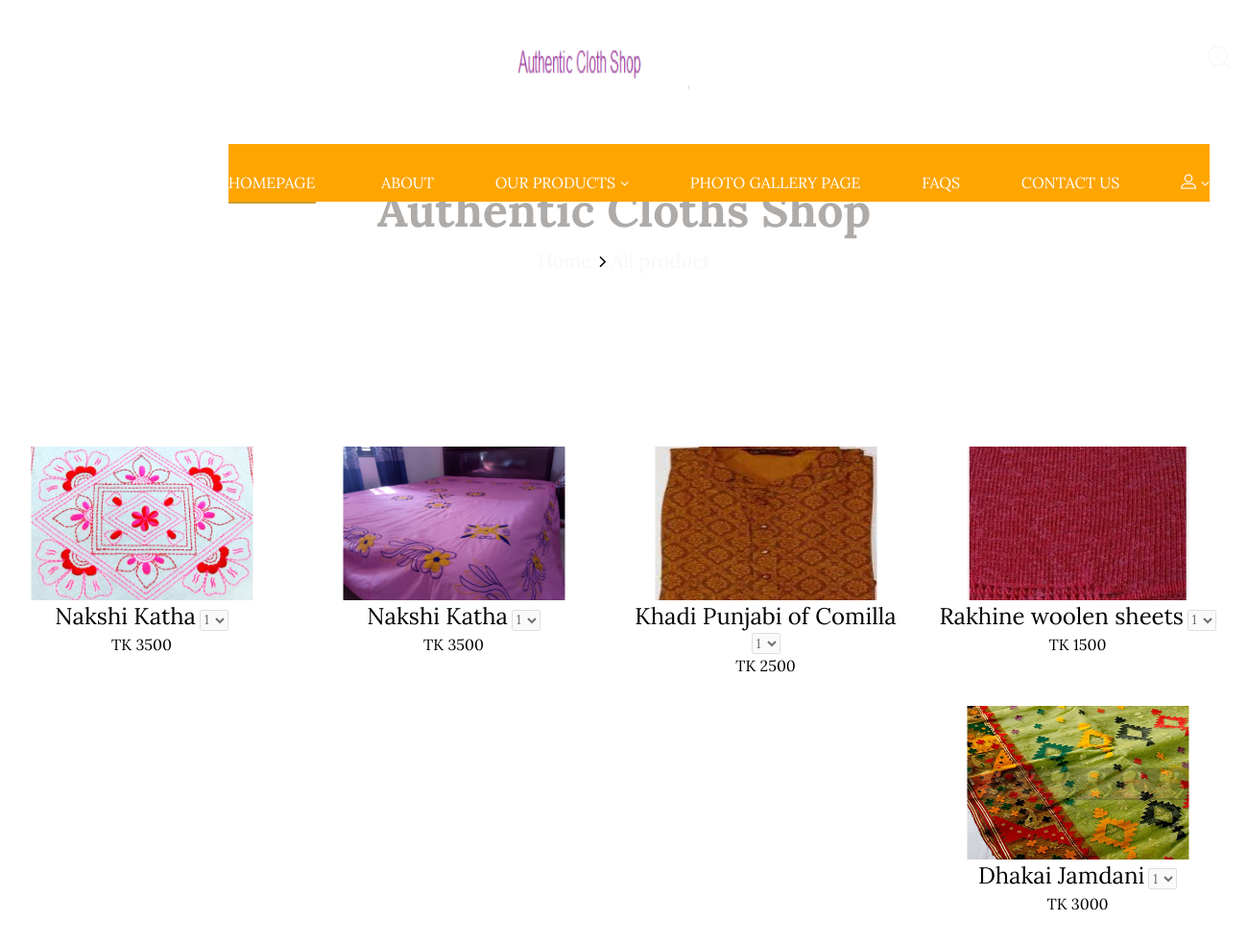
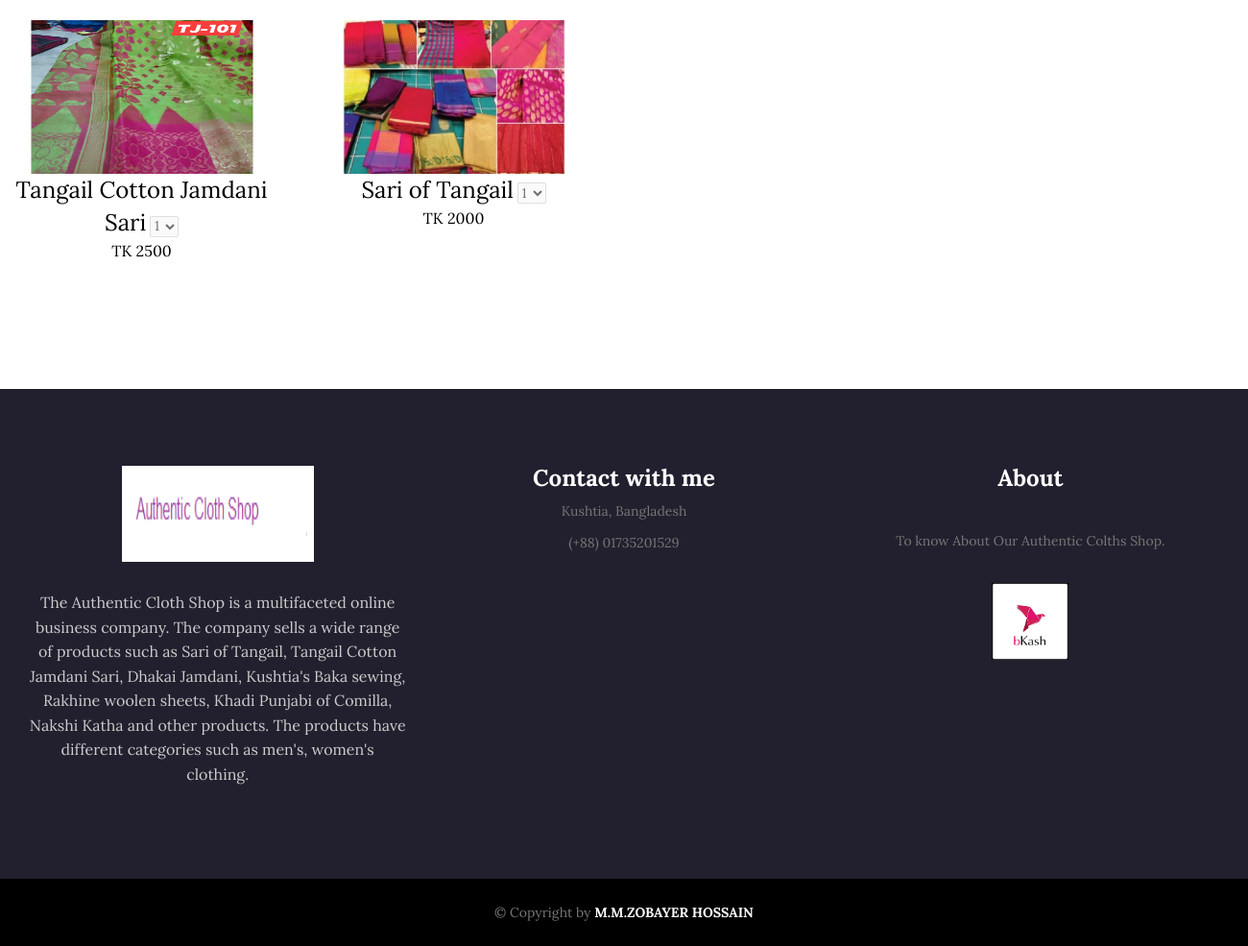
/allproducts.php, run on the app's committed database (2 pictures, top to bottom).
### tables this page shows
CREATE TABLE `product` (
  `id` int(11) NOT NULL,
  `productName` varchar(255) NOT NULL,
  `cat_id` int(11) NOT NULL,
  `colorName` varchar(255) DEFAULT NULL,
  `cityName` varchar(255) DEFAULT NULL,
  `size` varchar(255) DEFAULT NULL,
  `body` text NOT NULL,
  `price` float NOT NULL,
  `qty` int(11) NOT NULL DEFAULT 1,
  `image` varchar(255) DEFAULT NULL,
  `status` varchar(200) NOT NULL
);

### lib/Database.php (called while the page is built, shortened)
<?php
Class Database{
 public $host   = DB_HOST;
 public $user   = DB_USER;
 public $pass   = DB_PASS;
 public $dbname = DB_NAME;
 public $link;
private function connectDB(){
 $this->link = new mysqli($this->host, $this->user, $this->pass,
  $this->dbname);
 }
public function select($query){
  $result = $this->link->query($query) or
   die($this->link->error.__LINE__);
  if($result->num_rows > 0){
    return $result;
  } else {
    return false;
  }
 }
}
?>

### classes/Product.php (called while the page is built, shortened)
<?php
$filepath=realpath(dirname(__FILE__));
include_once ($filepath.'/../lib/Database.php');
 ?>
<?php
class Product{
	private $db;
	public function __construct(){
		$this->db=new Database();
	}
	public function product_rating($id)
	{
		$query="SELECT AVG(rating.rating) avg FROM rating WHERE product_id=$id";
	 	$result=$this->db->select($query);
	 	return $result;
	}
	public function getAllProducts(){
		$query="select * from product where status='active'  order by id DESC";
 	$result=$this->db->select($query);
 	return $result;
	}
}
 ?>

### allproducts.php (the view, shortened to what this page needs)
<?php include("inc/header.php"); ?>
    <div class="ps-hero bg--cover" data-background="admin/upload/back.jpg">
        <div class="ps-hero__content" style="color: #723105;">
            <h1 style="color: #afaba8;"> Authentic Cloths Shop</h1>
            <div class="ps-breadcrumb">
                <ol class="breadcrumb" >
                    <li><a href="index.php" style="color: #f7f7f7; font-size: 20px;">Home</a></li>
                    <li class="active" style="color: #f7f7f7; font-size: 20px;">All product</li>
                </ol>
            </div>
        </div>
    </div>
    <main class="ps-shop">
        <div class="ps-shop__wrapper">
            <div class="ps-shop__banners">
                <div class="row">
                    <div class="col-lg-6 col-md-6 col-sm-12 col-xs-12 ">
                    </div>
                    <div class="col-lg-6 col-md-6 col-sm-12 col-xs-12 ">
                    </div>
                </div>
            </div>
            <div class="ps-row">
                <?php
               $getFpd=$pd-> getAllProducts();
              if ($getFpd) {
                while ($result=$getFpd->fetch_assoc()) {
               ?>
                <div class="ps-column">
                    <div class="ps-product">
                        <div class="ps-product__thumbnail"><img width="210" height="160" src="admin/<?php echo($result['image']); ?>" alt=""><a class="ps-product__overlay" href="details.php?pdId=<?php echo($result['id']); ?>"></a>
                        </div>
                        <div class="ps-product__content"><a class="ps-product__title" href="details.php?pdId=<?php echo($result['id']); ?>"><?php echo($result['productName']); ?></a>
                            <?php
                               $getrt=$pd->product_rating($result['id']);
                                $re=$getrt->fetch_assoc();
                                $rating=$re['avg'];
                               ?>
                            <select class="ps-rating" disabled>
                             <?php
                             for ($i=1; $i <=5 ; $i++) {
                               if ($i<=$rating) {
                              ?>
                                <option value="1" ><?php echo($re['avg']); ?></option>
                                <?php
                              }else{
                                 ?>
                                <option value="<?php echo($i); ?>" ><?php echo($i); ?></option>
                                <?php }} ?>
                            </select>
                            <p class="ps-product__price">TK <?php echo($result['price']); ?></p>
                        </div>
                    </div>
                </div>
  <?php }}else{?>
        <span class="text-center"><h1><?php echo("Product Not found"); ?></h1></span>
        <?php } ?>
  </div>
</div>
    </main>
<?php include("inc/footer.php"); ?>

### inc/header.php (shortened to what this page needs)
<?php
include_once 'lib/Database.php';
include_once'classes/Product.php';
$pd=new Product();
 ?>
<!DOCTYPE html>
<html lang="en">
<head>
    <link rel="stylesheet" href="css/plugins/font-awesome/css/font-awesome.min.css">
    <link rel="stylesheet" href="css/plugins/bakery-icon/style.css">
    <link rel="stylesheet" href="css/plugins/bootstrap/dist/css/bootstrap.min.css">
    <link rel="stylesheet" href="css/plugins/owl-carousel/assets/owl.carousel.css">
    <link rel="stylesheet" href="css/plugins/jquery-bar-rating/dist/themes/fontawesome-stars.css">
    <link rel="stylesheet" href="css/plugins/bootstrap-select/dist/css/bootstrap-select.min.css">
    <link rel="stylesheet" href="css/plugins/jquery-ui/jquery-ui.min.css">
    <link rel="stylesheet" href="css/plugins/slick/slick/slick.css">
    <link rel="stylesheet" href="css/plugins/lightGallery-master/dist/css/lightgallery.min.css">
    <link rel="stylesheet" href="css/plugins/style.css">
  </head>
  <body style=" background:white;">
    <header class="header header--3" data-sticky="false" >
      <nav class="navigation top" >
        <div class="ps-site-info"><a class="ps-logo" href="index.php"><img height="100" src="admin/upload/logo.png" alt=""></a>
          <div class="header__actions" style="color: #f7f7f7">
            <a class="ps-search-btn" href="#" style="color: #f7f7f7"><i class="ba-magnifying-glass"></i></a>
          </div>
          <ul class="menu" style="color:white; background:orange;">
            <li  class="current-menu-item menu-item-has-children"><a href="index.php" style="color:white; background:orange;">Homepage</a><span class="sub-toggle"></span>
            </li>
            <li><a href="about.php" style="color:white; background:orange;">About</a></li>
            <li class="menu-item-has-children"><a href="allproducts.php" style="color:white; background:orange;">Our Products </a><span class="sub-toggle"><i class="fa fa-angle-down"></i></span>
            </li>
            <li><a href="#" style="color:white; background:orange;">Photo Gallery Page</a></li>
            <li><a href="#" style="color:white; background:orange;">FAQs</a></li>
            <li><a href="contact.php" style="color:white; background:orange;">Contact Us</a></li>
            <li class="menu-item-has-children"><a style="color:white; background:orange;">
             <i class="ba-profile"></i></a><span class="sub-toggle" style="color: white; background:orange;"><i class="fa fa-angle-down"></i></span>
            </li>
          </ul>
        </div>
      </nav>
    </header>

### inc/footer.php (shortened to what this page needs)
    <footer class="ps-footer">
      <div class="ps-footer__content">
        <div class="ps-container">
          <div class="row">
            <div class="col-lg-4 col-md-12 col-sm-12 col-xs-12 ">
              <div class="ps-site-info"><a class="ps-logo" href="index.php"><img height="100" src="admin/upload/logo.png" alt=""></a>
                <p>The Authentic Cloth Shop is a multifaceted online business company.
                  The company sells a wide range of products such as Sari of Tangail,
                   Tangail Cotton Jamdani Sari, Dhakai Jamdani, Kushtia's Baka sewing, Rakhine woolen sheets, Khadi Punjabi of Comilla,
                    Nakshi Katha and other products.
                  The products have different categories such as men's, women's clothing.</p>
              </div>
            </div>
            <div class="col-lg-4 col-md-6 col-sm-12 col-xs-12 ">
              <div class="ps-footer__contact">
                <h4>Contact with me</h4>
                <p>Kushtia, Bangladesh</p>
                <P>(+88) 01735201529</P>
              </div>
            </div>
            <div class="col-lg-4 col-md-6 col-sm-12 col-xs-12 ">
              <div class="ps-footer__open">
                <h4>About</h4>
                <p>
               To know About Our Authentic Colths Shop.
                </p>
              </div>
              <ul class="ps-list--payment">
                <li><a ><img height="80" src="images/payment-method/bkash.png" alt=""></a></li>
            </div>
          </div>
        </div>
      </div>
      <div class="ps-footer__copyright">
        <div class="container">
          <p>
            ©  Copyright by <strong>M.M.ZOBAYER HOSSAIN</strong></p>
        </div>
      </div>
    </footer>
  </body>
</html>

### data on the page
product: image (picture), productName "Nakshi Katha", price "3500"
product: image (picture), productName "Nakshi Katha", price "3500"
product: image (picture), productName "Khadi Punjabi of Comilla", price "2500"
product: image (picture), productName "Rakhine woolen sheets", price "1500"
product: image (picture), productName "Dhakai Jamdani", price "3000"
product: image (picture), productName "Tangail Cotton Jamdani Sari", price "2500"
product: image (picture), productName "Sari of Tangail", price "2000"

### other printed values
form field value "1"
